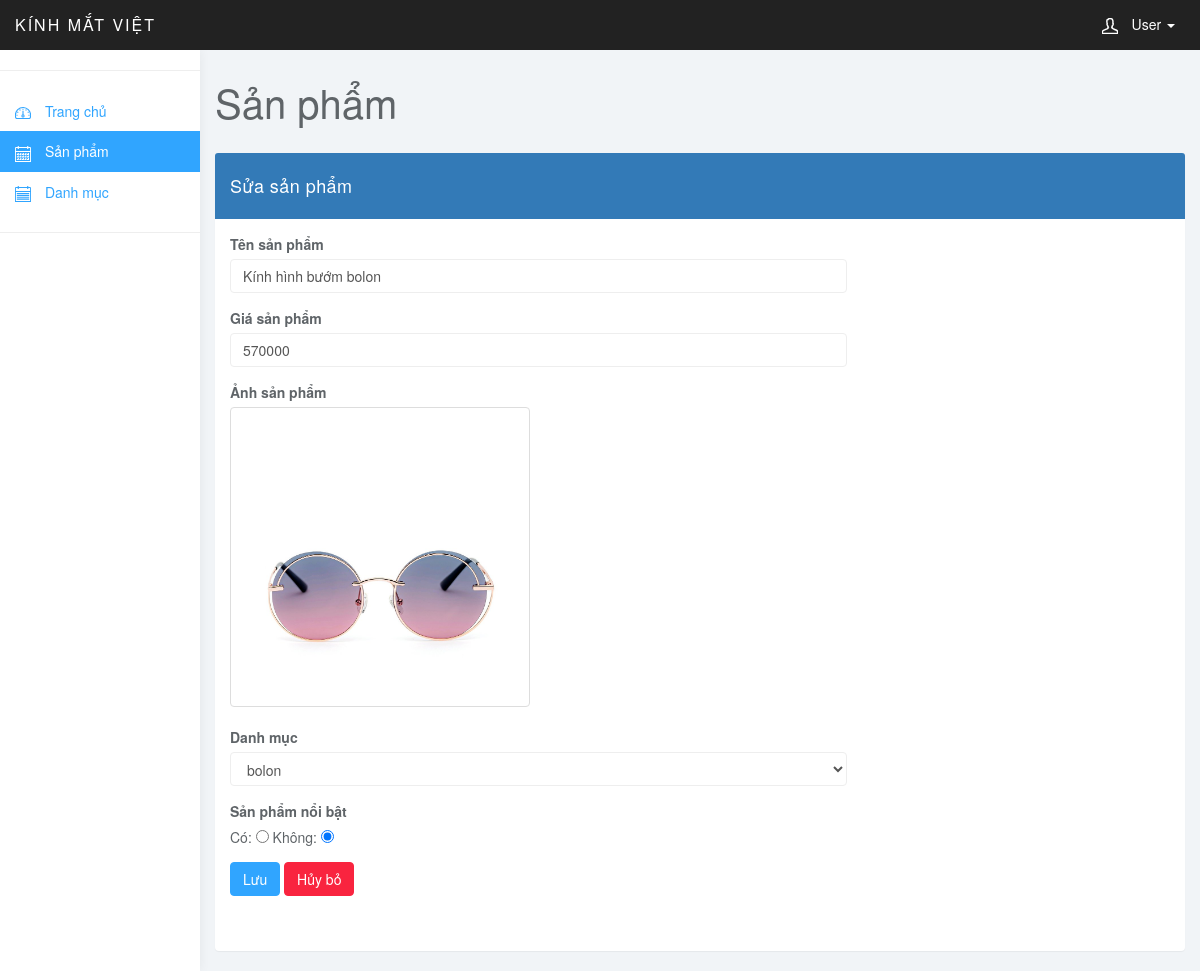
/Admin/editproduct.php?id=2, run on the app's committed database.
### tables this page shows
CREATE TABLE `products` (
  `id` int(10) NOT NULL,
  `name` varchar(255) NOT NULL,
  `id_type` int(10) NOT NULL,
  `hot` int(2) NOT NULL DEFAULT '1',
  `unit_price` int(11) NOT NULL,
  `image` varchar(255) NOT NULL,
  `image_model` varchar(255) NOT NULL,
  `created_at` timestamp NOT NULL DEFAULT CURRENT_TIMESTAMP,
  `updated_at` timestamp NOT NULL DEFAULT CURRENT_TIMESTAMP
);

CREATE TABLE `trademark` (
  `id` int(11) NOT NULL,
  `name_trademark` varchar(255) NOT NULL,
  `created_at` timestamp NOT NULL DEFAULT CURRENT_TIMESTAMP,
  `updated_at` timestamp NOT NULL DEFAULT CURRENT_TIMESTAMP
);

### Admin/editproduct.php (the view, shortened to what this page needs)
<!DOCTYPE html>
<html>
<head>
<link href="css/bootstrap.min.css" rel="stylesheet">
<link href="css/datepicker3.css" rel="stylesheet">
<link href="css/styles.css" rel="stylesheet">
<?php
	require_once("ketnoi.php");
	$id_product = $_GET['id'];
	$sqlcategory = "select * from trademark";
	$trademarks = mysqli_query($mysqli, $sqlcategory);
	$edit_product = "select * from products where id =". $id_product;
	$product = mysqli_query($mysqli,$edit_product);
	$row =  mysqli_fetch_assoc($product);
?>
</head>
<body>
	<nav class="navbar navbar-inverse navbar-fixed-top" role="navigation">
		<div class="container-fluid">
			<div class="navbar-header">
				<a class="navbar-brand" href="#">Kính mắt việt</a>
				<ul class="user-menu">
					<li class="dropdown pull-right">
						<a href="#" class="dropdown-toggle" data-toggle="dropdown"><svg class="glyph stroked male-user"><use xlink:href="#stroked-male-user"></use></svg> User <span class="caret"></span></a>
					</li>
				</ul>
			</div>
		</div>
	</nav>
	<div id="sidebar-collapse" class="col-sm-3 col-lg-2 sidebar">
		<ul class="nav menu">
			<li role="presentation" class="divider"></li>
			<li><a href="#"><svg class="glyph stroked dashboard-dial"><use xlink:href="#stroked-dashboard-dial"></use></svg> Trang chủ</a></li>
			<li class="active"><a href="#"><svg class="glyph stroked calendar"><use xlink:href="#stroked-calendar"></use></svg> Sản phẩm</a></li>
			<li><a href="#"><svg class="glyph stroked notepad "><use xlink:href="#stroked-notepad"/></svg> Danh mục</a></li>
			<li role="presentation" class="divider"></li>
		</ul>
	</div>
	<div class="col-sm-9 col-sm-offset-3 col-lg-10 col-lg-offset-2 main">
		<div class="row">
			<div class="col-lg-12">
				<h1 class="page-header">Sản phẩm</h1>
			</div>
		</div>
		<div class="row">
			<div class="col-xs-12 col-md-12 col-lg-12">
				<div class="panel panel-primary">
					<div class="panel-heading">Sửa sản phẩm</div>
					<div class="panel-body">
						<form  method="post" enctype="multipart/form-data">
							<div class="row" style="margin-bottom:40px">
								<div class="col-xs-8">
									<div class="form-group" >
										<label>Tên sản phẩm</label>
										<input required type="text" name="name" class="form-control" value="<?php echo $row['name']  ?>">
									</div>
									<div class="form-group" >
										<label>Giá sản phẩm</label>
										<input required type="number" name="price" class="form-control" value="<?php echo  $row['unit_price']  ?>" >
									</div>
									<div class="form-group" >
										<label>Ảnh sản phẩm</label>
					                    <img id="avatar" name= "name" class="thumbnail" width="300px" src="img/<?php echo $row['image']  ?>">
									</div>
									<div class="form-group" >
										<label>Danh mục</label>
										<select required name="category" class="form-control">
											<?php
												foreach($trademarks as $trademark){?>
														<option <?php if($row['id'] == $trademark['id']){ echo 'selected= "selectd"';}  ?> value="<?php echo $trademark['id'] ?>"><?php echo $trademark['name_trademark'] ?></option>
											<?php	}
											?>
					                    </select>
									</div>
									<div class="form-group" >
										<label>Sản phẩm nổi bật</label><br>
										Có: <input type="radio" name="hot" value="1">
										Không: <input type="radio" checked name="hot" value="0">
									</div>
									<input type="submit" name="submit" value="Lưu" class="btn btn-primary">
									<a href="#" class="btn btn-danger">Hủy bỏ</a>
								</div>
							</div>
						</form>
					</div>
				</div>
			</div>
		</div>
	</div>
</body>
</html>

### Admin/css/styles.css (style rules this page uses)
body { background: #f1f4f7; padding-top: 50px; color: #5f6468; }
a, a:hover, a:focus { color: #30a5ff; }
h1, h2, h3, h4, h5, h6 { color: #5f6468; }
h1 { font-weight: 300; font-size: 40px; }
.form-control { border: 1px solid #eee; box-shadow: none; }
.navbar-header .navbar-brand { color: #fff; font-size: 16px; text-transform: uppercase; font-weight: 500; letter-spacing: 2px; }
.btn-primary, .btn-primary:hover, .btn-primary:focus, .btn-primary:active, .btn-primary.active, .open > .dropdown-toggle.btn-primary, .btn-primary.disabled, .btn-primary[disabled], fieldset[disabled] .btn-primary, .btn-primary.disabled:hover, .btn-primary[disabled]:hover, fieldset[disabled] .btn-primary:hover, .btn-primary.disabled:focus, .btn-primary[disabled]:focus, fieldset[disabled] .btn-primary:focus, .btn-primary.disabled:active, .btn-primary[disabled]:active, fieldset[disabled] .btn-primary:active, .btn-primary.disabled.active, .btn-primary[disabled].active, fieldset[disabled] .btn-primary.active { background-color: #30a5ff; border-color: #30a5ff; }
.btn-danger, .btn-danger:hover, .btn-danger:focus, .btn-danger:active, .btn-danger.active, .open > .dropdown-toggle.btn-danger, .btn-danger.disabled, .btn-danger[disabled], fieldset[disabled] .btn-danger, .btn-danger.disabled:hover, .btn-danger[disabled]:hover, fieldset[disabled] .btn-danger:hover, .btn-danger.disabled:focus, .btn-danger[disabled]:focus, fieldset[disabled] .btn-danger:focus, .btn-danger.disabled:active, .btn-danger[disabled]:active, fieldset[disabled] .btn-danger:active, .btn-danger.disabled.active, .btn-danger[disabled].active, fieldset[disabled] .btn-danger.active { background-color: #f9243f; border-color: #f9243f; }
.panel { border: 0; }
.panel-heading { font-size: 18px; font-weight: 300; letter-spacing: 0.025em; height: 66px; line-height: 45px; }
.navbar { border: 0; }
.user-menu { display: inline-block; margin-top: 14px; margin-right: 10px; float: right; list-style: none; padding: 0; }
.user-menu a { color: #fff; }
.sidebar { display: block; background-color: #fff; padding: 0; display: none; }
@media (min-width: 768px) { .sidebar { display: block; position: fixed; top: 50px; bottom: 0; left: 0; z-index: 1000; display: block; margin: 0; padding: 0; overflow-x: hidden; overflow-y: auto; background-color: #fff; box-shadow: 1px 0px 10px rgba(0, 0, 0, .05); } }
@media (min-width: 768px) { .navbar-header { width: 100%; } }
.sidebar ul.nav .active a, .sidebar ul.nav li.parent a.active, .sidebar ul.nav .active > a:hover, .sidebar ul.nav li.parent a.active:hover, .sidebar ul.nav .active > a:focus, .sidebar ul.nav li.parent a.active:focus { color: #fff; background-color: #30a5ff; }
.sidebar ul.nav li.divider { border-bottom: 1px solid #eee; margin: 20px 0; }
h1.page-header { margin-top: 30px; border-bottom: 0; }
.sidebar .glyph, .user-menu .glyph { height: 16px; width: 16px; margin: 0 10px 0 0; stroke-width: 3px; }
.user-menu .glyph { stroke-width: 4px; }
#avatar { cursor: pointer; }

### data on the page
products: name "Kính hình bướm bolon", price "570000", image (picture), category "bolon"
